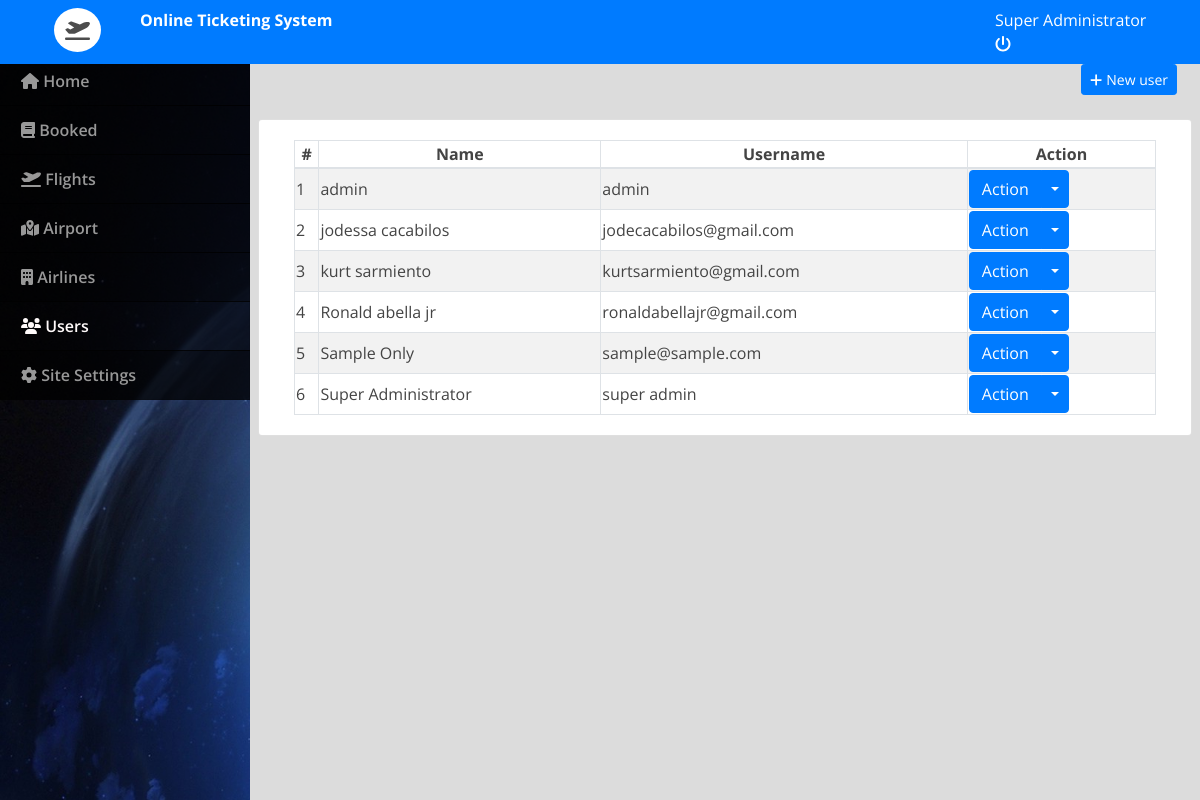
Page /admin/index.php?page=users (signed in) on the committed database.
### tables this page shows
CREATE TABLE `users` (
  `id` int(30) NOT NULL,
  `name` varchar(200) NOT NULL,
  `address` text NOT NULL,
  `contact` text NOT NULL,
  `username` varchar(100) NOT NULL,
  `password` varchar(200) NOT NULL,
  `type` tinyint(1) NOT NULL DEFAULT 2 COMMENT '1= super admin , 2 = admin 3=user'
);

### admin/users.php (the view, shortened to what this page needs)
<div class="container-fluid">
	<div class="row">
	<div class="col-lg-12">
			<button class="btn btn-primary float-right btn-sm" id="new_user"><i class="fa fa-plus"></i> New user</button>
	</div>
	</div>
	<br>
	<div class="row">
		<div class="card col-lg-12">
			<div class="card-body">
				<table class="table-striped table-bordered col-md-12">
			<thead>
				<tr>
					<th class="text-center">#</th>
					<th class="text-center">Name</th>
					<th class="text-center">Username</th>
					<th class="text-center">Action</th>
				</tr>
			</thead>
			<tbody>
				<?php
 					include 'db_connect.php';
 					$users = $conn->query("SELECT * FROM users order by name asc");
 					$i = 1;
 					while($row= $users->fetch_assoc()):
				 ?>
				 <tr>
				 	<td>
				 		<?php echo $i++ ?>
				 	</td>
				 	<td>
				 		<?php echo $row['name'] ?>
				 	</td>
				 	<td>
				 		<?php echo $row['username'] ?>
				 	</td>
				 	<td>
								<div class="btn-group">
								  <button type="button" class="btn btn-primary">Action</button>
								  <button type="button" class="btn btn-primary dropdown-toggle dropdown-toggle-split" data-toggle="dropdown" aria-haspopup="true" aria-expanded="false">
								  </button>
								</div>
				 	</td>
				 </tr>
				<?php endwhile; ?>
			</tbody>
		</table>
			</div>
		</div>
	</div>
</div>

### admin/assets/css/style.css (style rules this page uses)
body { font-family: "Open Sans", sans-serif; color: #444444; width: 100%; height: calc(100%); }

### admin/index.php (style rules this page uses)
body { background: #80808045; }

### rows in the picture
users: name "admin", username "admin"
users: name "jodessa cacabilos", username "jodecacabilos@gmail.com"
users: name "kurt sarmiento", username "kurtsarmiento@gmail.com"
users: name "Ronald abella jr", username "ronaldabellajr@gmail.com"
users: name "Sample Only", username "sample@sample.com"
users: name "Super Administrator", username "super admin"

### other values in the picture
$_SESSION['login_name'] "Super Administrator"
